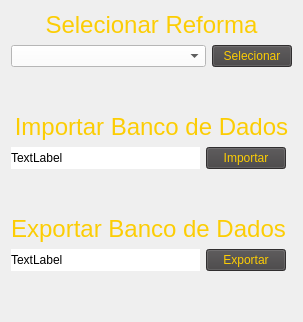
        <widget class="QWidget" name="pg_Config">
         <layout class="QGridLayout" name="gridLayout_8">
          <item row="7" column="0">
           <layout class="QHBoxLayout" name="horizontalLayout_18">
            <item>
             <widget class="QLabel" name="label_32">
              <property name="sizePolicy">
               <sizepolicy hsizetype="Expanding" vsizetype="Preferred">
                <horstretch>0</horstretch>
                <verstretch>0</verstretch>
               </sizepolicy>
              </property>
              <property name="minimumSize">
               <size>
                <width>0</width>
                <height>0</height>
               </size>
              </property>
              <property name="styleSheet">
               <string notr="true">background-color: rgb(255, 255, 255);</string>
              </property>
              <property name="text">
               <string>TextLabel</string>
              </property>
             </widget>
            </item>
            <item>
             <widget class="QPushButton" name="pushButton_12">
              <property name="sizePolicy">
               <sizepolicy hsizetype="Fixed" vsizetype="Fixed">
                <horstretch>0</horstretch>
                <verstretch>0</verstretch>
               </sizepolicy>
              </property>
              <property name="styleSheet">
               <string notr="true">QPushButton {
     background-color: #434142;       /* Cor ao passar o mouse */
	color:#FCCD04;
}

QPushButton:hover {
       /* Cor ao passar o mouse */
	background-color: rgb(213, 213, 213);
color:#000000
}

QPushButton:pressed {
    background-color: #d5d5d5;       /* Cor ao pressionar o botão */
}
</string>
              </property>
              <property name="text">
               <string>Exportar</string>
              </property>
             </widget>
            </item>
           </layout>
          </item>
          <item row="0" column="0" colspan="2">
           <widget class="QLabel" name="label_30">
            <property name="sizePolicy">
             <sizepolicy hsizetype="Preferred" vsizetype="Fixed">
              <horstretch>0</horstretch>
              <verstretch>0</verstretch>
             </sizepolicy>
            </property>
            <property name="text">
             <string>&lt;html&gt;&lt;head/&gt;&lt;body&gt;&lt;p align=&quot;center&quot;&gt;&lt;span style=&quot; font-size:18pt; color:#fccd04;&quot;&gt;Selecionar Reforma&lt;/span&gt;&lt;/p&gt;&lt;/body&gt;&lt;/html&gt;</string>
            </property>
           </widget>
          </item>
          <item row="1" column="0" colspan="2">
           <layout class="QHBoxLayout" name="horizontalLayout_17">
            <item>
             <widget class="QComboBox" name="comboBox_2">
              <property name="styleSheet">
               <string notr="true">
background-color: rgb(255, 255, 255);</string>
              </property>
             </widget>
            </item>
            <item>
             <widget class="QPushButton" name="pushButton_11">
              <property name="sizePolicy">
               <sizepolicy hsizetype="Fixed" vsizetype="Fixed">
                <horstretch>0</horstretch>
                <verstretch>0</verstretch>
               </sizepolicy>
              </property>
              <property name="styleSheet">
               <string notr="true">QPushButton {
     background-color: #434142;       /* Cor ao passar o mouse */
	color:#FCCD04;
}

QPushButton:hover {
       /* Cor ao passar o mouse */
	background-color: rgb(213, 213, 213);
color:#000000
}

QPushButton:pressed {
    background-color: #d5d5d5;       /* Cor ao pressionar o botão */
}
</string>
              </property>
              <property name="text">
               <string>Selecionar</string>
              </property>
             </widget>
            </item>
           </layout>
          </item>
          <item row="2" column="0">
           <spacer name="verticalSpacer_10">
            <property name="orientation">
             <enum>Qt::Vertical</enum>
            </property>
            <property name="sizeHint" stdset="0">
             <size>
              <width>20</width>
              <height>40</height>
             </size>
            </property>
           </spacer>
          </item>
          <item row="4" column="0">
           <layout class="QHBoxLayout" name="horizontalLayout_16">
            <item>
             <widget class="QLabel" name="label_7">
              <property name="sizePolicy">
               <sizepolicy hsizetype="Expanding" vsizetype="Preferred">
                <horstretch>0</horstretch>
                <verstretch>0</verstretch>
               </sizepolicy>
              </property>
              <property name="minimumSize">
               <size>
                <width>0</width>
                <height>0</height>
               </size>
              </property>
              <property name="styleSheet">
               <string notr="true">background-color: rgb(255, 255, 255);</string>
              </property>
              <property name="text">
               <string>TextLabel</string>
              </property>
             </widget>
            </item>
            <item>
             <widget class="QPushButton" name="pushButton">
              <property name="sizePolicy">
               <sizepolicy hsizetype="Fixed" vsizetype="Fixed">
                <horstretch>0</horstretch>
                <verstretch>0</verstretch>
               </sizepolicy>
              </property>
              <property name="styleSheet">
               <string notr="true">QPushButton {
     background-color: #434142;       /* Cor ao passar o mouse */
	color:#FCCD04;
}

QPushButton:hover {
       /* Cor ao passar o mouse */
	background-color: rgb(213, 213, 213);
color:#000000
}

QPushButton:pressed {
    background-color: #d5d5d5;       /* Cor ao pressionar o botão */
}
</string>
              </property>
              <property name="text">
               <string>Importar</string>
              </property>
             </widget>
            </item>
           </layout>
          </item>
          <item row="6" column="0">
           <widget class="QLabel" name="label_31">
            <property name="sizePolicy">
             <sizepolicy hsizetype="Preferred" vsizetype="Fixed">
              <horstretch>0</horstretch>
              <verstretch>0</verstretch>
             </sizepolicy>
            </property>
            <property name="text">
             <string>&lt;html&gt;&lt;head/&gt;&lt;body&gt;&lt;p align=&quot;center&quot;&gt;&lt;span style=&quot; font-size:18pt; color:#fccd04;&quot;&gt;Exportar Banco de Dados&lt;/span&gt;&lt;/p&gt;&lt;/body&gt;&lt;/html&gt;</string>
            </property>
           </widget>
          </item>
          <item row="5" column="0">
           <spacer name="verticalSpacer_9">
            <property name="orientation">
             <enum>Qt::Vertical</enum>
            </property>
            <property name="sizeHint" stdset="0">
             <size>
              <width>20</width>
              <height>40</height>
             </size>
            </property>
           </spacer>
          </item>
          <item row="3" column="0" colspan="2">
           <widget class="QLabel" name="label_29">
            <property name="sizePolicy">
             <sizepolicy hsizetype="Preferred" vsizetype="Fixed">
              <horstretch>0</horstretch>
              <verstretch>0</verstretch>
             </sizepolicy>
            </property>
            <property name="text">
             <string>&lt;html&gt;&lt;head/&gt;&lt;body&gt;&lt;p align=&quot;center&quot;&gt;&lt;span style=&quot; font-size:18pt; color:#fccd04;&quot;&gt;Importar Banco de Dados&lt;/span&gt;&lt;/p&gt;&lt;/body&gt;&lt;/html&gt;</string>
            </property>
           </widget>
          </item>
          <item row="8" column="0">
           <spacer name="verticalSpacer_11">
            <property name="orientation">
             <enum>Qt::Vertical</enum>
            </property>
            <property name="sizeHint" stdset="0">
             <size>
              <width>20</width>
              <height>40</height>
             </size>
            </property>
           </spacer>
          </item>
         </layout>
        </widget>
